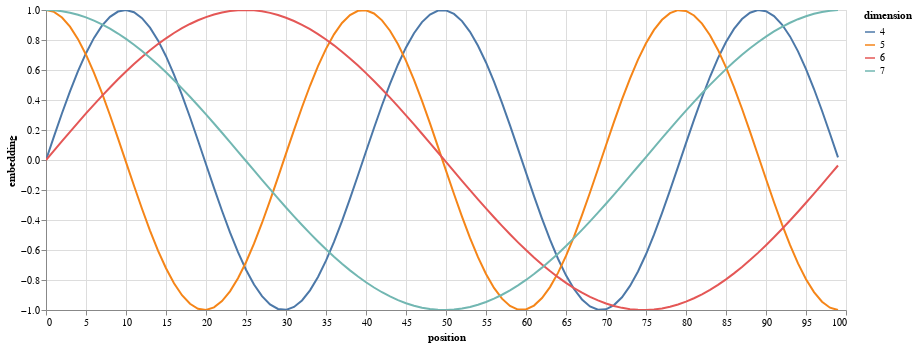

The notebook cell this image was saved under:
### Code cell
example_positional()

### Figure 1 — Vega-Lite specification as saved in the notebook (floating-point values rounded to 4 significant figures; data arrays with more than 128 entries replaced by an {"elided": "..."} marker saying what was removed)
{"config": {"view": {"continuousWidth": 300, "continuousHeight": 300}}, "data": {"name": "data-50c0331c6dd44c1ae3580a3d50321e30"}, "mark": {"type": "line"}, "encoding": {"color": {"field": "dimension", "type": "nominal"}, "x": {"field": "position", "type": "quantitative"}, "y": {"field": "embedding", "type": "quantitative"}}, "params": [{"name": "param_3", "select": {"type": "interval", "encodings": ["x", "y"]}, "bind": "scales"}], "width": 800, "$schema": "https://vega.github.io/schema/vega-lite/v5.20.1.json", "datasets": {"data-50c0331c6dd44c1ae3580a3d50321e30": {"elided": "400 records"}}}
